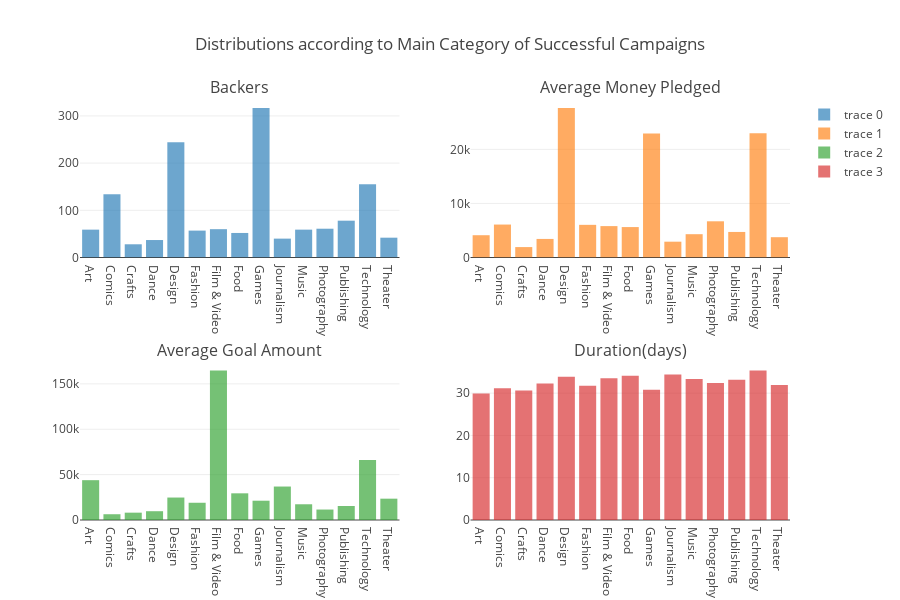

Notebook source saved alongside this figure:
### Code cell
groupby_main_category = dataset.groupby('main_category').mean()
trace1 = go.Bar(
            x=groupby_main_category['Average_NumberofBackers_Per_Category'].index,
            y=groupby_main_category['Average_NumberofBackers_Per_Category'].values,
            opacity=0.65
        )

trace2 = go.Bar(
            x=groupby_main_category['Average_Pledge_Per_Category'].index,
            y=groupby_main_category['Average_Pledge_Per_Category'].values,
            opacity=0.65
        )

trace3 = go.Bar(
            x=groupby_main_category['Average_Goal_Per_Category'].index,
            y=groupby_main_category['Average_Goal_Per_Category'].values,
            opacity=0.65
        )

trace4 = go.Bar(
            x=groupby_main_category['length_of_campain'].index,
            y=groupby_main_category['length_of_campain'].values,
            opacity=0.65
        )
fig = tools.make_subplots(rows=2, cols=2, subplot_titles=('Backers', 'Average Money Pledged','Average Goal Amount','Duration(days)'))
fig.append_trace(trace1, 1, 1)
fig.append_trace(trace2, 1, 2)
fig.append_trace(trace3, 2, 1)
fig.append_trace(trace4, 2, 2)

fig['layout'].update(height=600, width=900, title='Distributions according to Main Category of Successful Campaigns')

iplot(fig)

### Figure 1 — Plotly figure (JSON) as saved in the notebook; plotly's stock layout.template omitted (floating-point values rounded to 4 significant figures)
{"data": [{"opacity": 0.65, "type": "bar", "uid": "28af0023-8cb4-47d0-8692-2e1c424cd075", "x": ["Art", "Comics", "Crafts", "Dance", "Design", "Fashion", "Film & Video", "Food", "Games", "Journalism", "Music", "Photography", "Publishing", "Technology", "Theater"], "xaxis": "x", "y": [59, 134, 28, 37, 244, 57, 60, 52, 317, 40, 59, 61, 78, 155, 42], "yaxis": "y"}, {"opacity": 0.65, "type": "bar", "uid": "fd4ca344-b7e6-4415-9764-08bec52ccee9", "x": ["Art", "Comics", "Crafts", "Dance", "Design", "Fashion", "Film & Video", "Food", "Games", "Journalism", "Music", "Photography", "Publishing", "Technology", "Theater"], "xaxis": "x2", "y": [4121, 6095, 1927, 3435, 27676, 6042, 5808, 5629, 22930, 2926, 4312, 6696, 4726, 22971, 3755], "yaxis": "y2"}, {"opacity": 0.65, "type": "bar", "uid": "51e58c20-9d67-4b3d-9864-d95b1ad8fb17", "x": ["Art", "Comics", "Crafts", "Dance", "Design", "Fashion", "Film & Video", "Food", "Games", "Journalism", "Music", "Photography", "Publishing", "Technology", "Theater"], "xaxis": "x3", "y": [43883, 6358, 8087, 9679, 24748, 19000, 164850, 29399, 21266, 36877, 17327, 11526, 15463, 66046, 23503], "yaxis": "y3"}, {"opacity": 0.65, "type": "bar", "uid": "8adc0ade-2847-449e-a7d3-c03d220cb44a", "x": ["Art", "Comics", "Crafts", "Dance", "Design", "Fashion", "Film & Video", "Food", "Games", "Journalism", "Music", "Photography", "Publishing", "Technology", "Theater"], "xaxis": "x4", "y": [29.91, 31.16, 30.64, 32.3, 33.85, 31.72, 33.5, 34.09, 30.79, 34.42, 33.34, 32.4, 33.14, 35.38, 31.94], "yaxis": "y4"}], "layout": {"annotations": [{"font": {"size": 16}, "showarrow": false, "text": "Backers", "x": 0.225, "xanchor": "center", "xref": "paper", "y": 1, "yanchor": "bottom", "yref": "paper"}, {"font": {"size": 16}, "showarrow": false, "text": "Average Money Pledged", "x": 0.775, "xanchor": "center", "xref": "paper", "y": 1, "yanchor": "bottom", "yref": "paper"}, {"font": {"size": 16}, "showarrow": false, "text": "Average Goal Amount", "x": 0.225, "xanchor": "center", "xref": "paper", "y": 0.375, "yanchor": "bottom", "yref": "paper"}, {"font": {"size": 16}, "showarrow": false, "text": "Duration(days)", "x": 0.775, "xanchor": "center", "xref": "paper", "y": 0.375, "yanchor": "bottom", "yref": "paper"}], "height": 600, "title": "Distributions according to Main Category of Successful Campaigns", "width": 900, "xaxis": {"anchor": "y", "domain": [0, 0.45]}, "xaxis2": {"anchor": "y2", "domain": [0.55, 1]}, "xaxis3": {"anchor": "y3", "domain": [0, 0.45]}, "xaxis4": {"anchor": "y4", "domain": [0.55, 1]}, "yaxis": {"anchor": "x", "domain": [0.625, 1]}, "yaxis2": {"anchor": "x2", "domain": [0.625, 1]}, "yaxis3": {"anchor": "x3", "domain": [0, 0.375]}, "yaxis4": {"anchor": "x4", "domain": [0, 0.375]}}}
